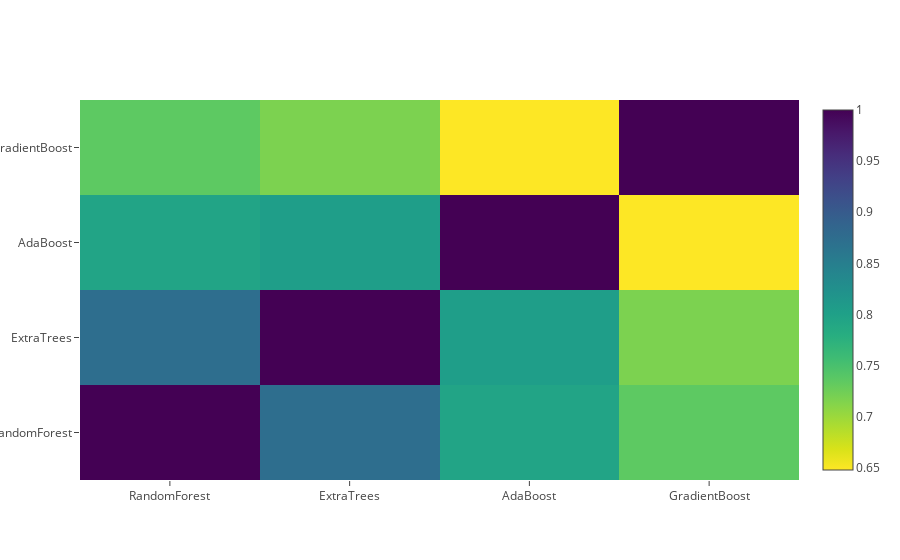

Notebook code for this chart:
### Markdown cell above
**Correlation Heatmap of the Second Level Training set**

### Code cell
data = [
    go.Heatmap(
        z= base_predictions_train.astype(float).corr().values ,
        x=base_predictions_train.columns.values,
        y= base_predictions_train.columns.values,
          colorscale='Viridis',
            showscale=True,
            reversescale = True
    )
]
py.iplot(data, filename='labelled-heatmap')

### Figure 1 — Plotly figure (JSON) as saved in the notebook; plotly's stock layout.template omitted (floating-point values rounded to 4 significant figures)
{"data": [{"colorscale": "Viridis", "reversescale": true, "showscale": true, "type": "heatmap", "uid": "4c940a28-b502-11e8-857a-0242ac110003", "x": ["RandomForest", "ExtraTrees", "AdaBoost", "GradientBoost"], "y": ["RandomForest", "ExtraTrees", "AdaBoost", "GradientBoost"], "z": [[1, 0.8733, 0.795, 0.7355], [0.8733, 1, 0.8043, 0.7176], [0.795, 0.8043, 1, 0.6479], [0.7355, 0.7176, 0.6479, 1]], "zauto": true, "zmax": 1, "zmin": 0.6479}], "layout": {"autosize": true, "xaxis": {"autorange": true, "range": [-0.5, 3.5], "type": "category"}, "yaxis": {"autorange": true, "range": [-0.5, 3.5], "type": "category"}}}
